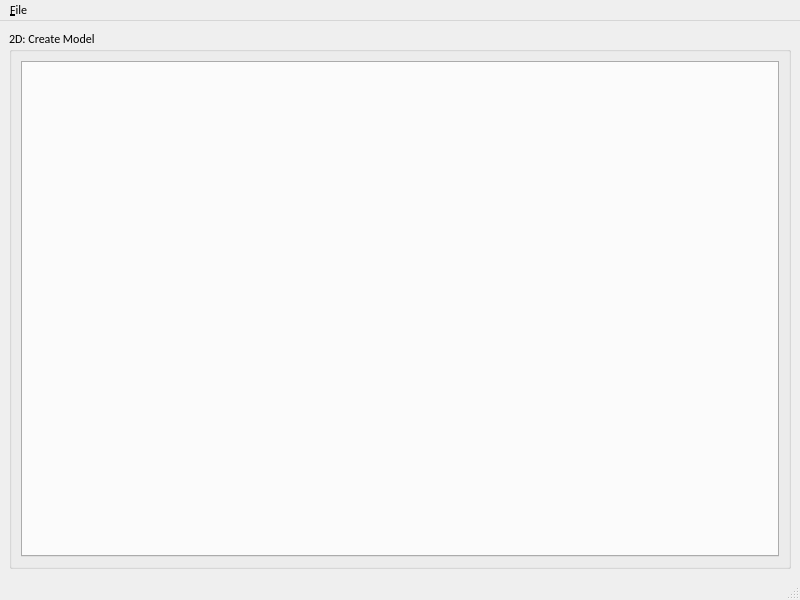
<?xml version="1.0" encoding="UTF-8"?>
<ui version="4.0">
 <class>MainWindow</class>
 <widget class="QMainWindow" name="MainWindow">
  <property name="geometry">
   <rect>
    <x>0</x>
    <y>0</y>
    <width>800</width>
    <height>600</height>
   </rect>
  </property>
  <property name="font">
   <font>
    <family>Calibri</family>
   </font>
  </property>
  <property name="windowTitle">
   <string>MainWindow</string>
  </property>
  <widget class="QWidget" name="centralwidget">
   <layout class="QVBoxLayout" name="verticalLayout">
    <item>
     <widget class="QGroupBox" name="groupBox">
      <property name="title">
       <string>2D: Create Model</string>
      </property>
      <layout class="QHBoxLayout" name="horizontalLayout">
       <item>
        <widget class="QTabWidget" name="model_tab">
         <property name="tabsClosable">
          <bool>true</bool>
         </property>
         <property name="movable">
          <bool>true</bool>
         </property>
        </widget>
       </item>
      </layout>
     </widget>
    </item>
   </layout>
  </widget>
  <widget class="QMenuBar" name="menubar">
   <property name="geometry">
    <rect>
     <x>0</x>
     <y>0</y>
     <width>800</width>
     <height>21</height>
    </rect>
   </property>
   <widget class="QMenu" name="menu_File">
    <property name="enabled">
     <bool>true</bool>
    </property>
    <property name="title">
     <string>&amp;File</string>
    </property>
    <addaction name="actionImport_Picture"/>
    <addaction name="actionOpen_Project"/>
    <addaction name="actionSave_Project"/>
    <addaction name="actionSave_As_Project"/>
   </widget>
   <addaction name="menu_File"/>
  </widget>
  <widget class="QStatusBar" name="statusbar"/>
  <action name="action_Quit">
   <property name="text">
    <string>&amp;Quit</string>
   </property>
  </action>
  <action name="actionImport_Picture">
   <property name="text">
    <string>New</string>
   </property>
  </action>
  <action name="actionOpen_Project">
   <property name="enabled">
    <bool>false</bool>
   </property>
   <property name="text">
    <string>Open Project</string>
   </property>
  </action>
  <action name="actionSave_Project">
   <property name="enabled">
    <bool>false</bool>
   </property>
   <property name="text">
    <string>Save Project</string>
   </property>
  </action>
  <action name="actionSave_As_Project">
   <property name="enabled">
    <bool>false</bool>
   </property>
   <property name="text">
    <string>Save As Project</string>
   </property>
  </action>
  <action name="actionImport_Station">
   <property name="enabled">
    <bool>false</bool>
   </property>
   <property name="text">
    <string>Import Stations</string>
   </property>
  </action>
  <action name="actionImport_Events">
   <property name="enabled">
    <bool>false</bool>
   </property>
   <property name="text">
    <string>Import Events</string>
   </property>
  </action>
 </widget>
 <resources/>
 <connections/>
</ui>
